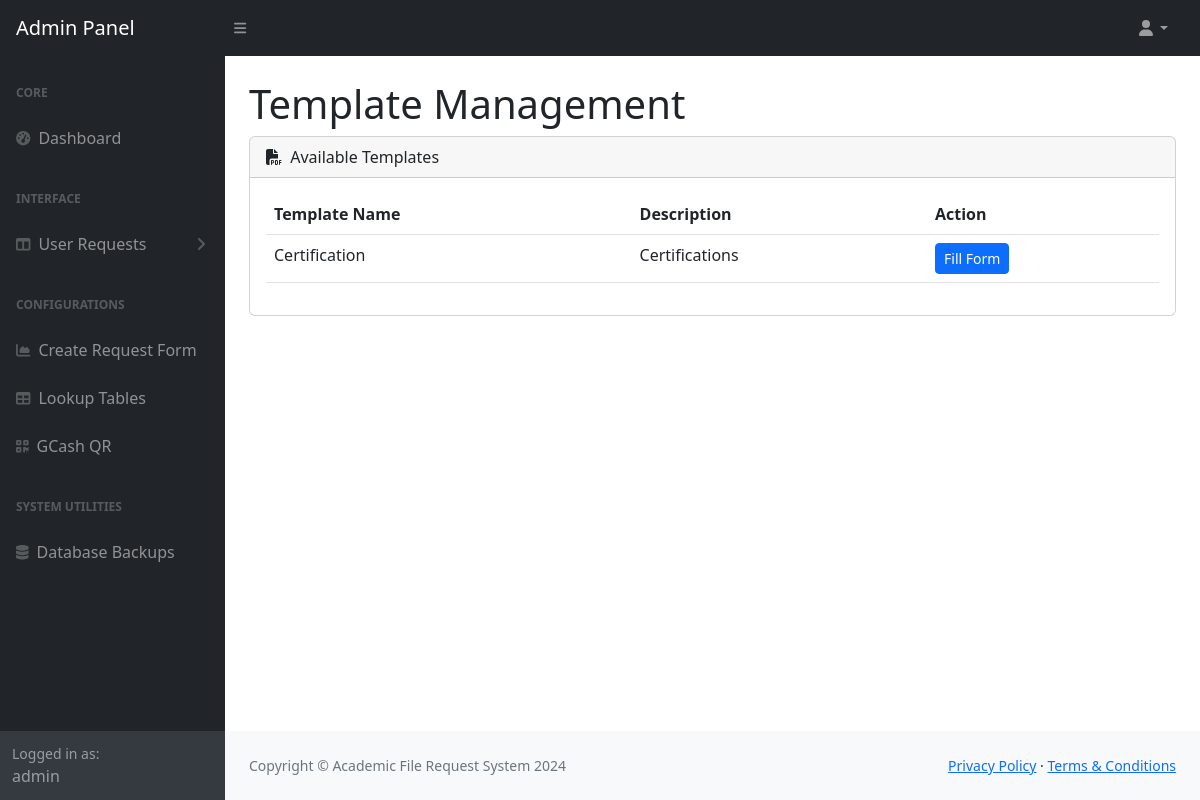
The app's page /admin-panel/reports/ (signed in) with its own data.
### onlinerequest/models.py (models this page shows, shortened)
class User(AbstractBaseUser):
      USER_TYPE_CHOICES = (
        (0, 'unspecified'),
        (1, 'student'),
        (2, 'faculty'),  # Changed from 'teacher' to 'faculty'
        (3, 'alumni'),
        (5, 'admin'),
        (6, 'guest'),
        (7, 'authorized person'),  # Added new option
      )
      student_number = models.CharField(max_length=64, unique=True, blank=True, null=True)
      email = models.EmailField(max_length=254, unique=True)
      password = models.CharField(max_length=256)
      is_active = models.BooleanField(default=False)
      is_staff = models.BooleanField(default=False)  # Required for admin access
      is_superuser = models.BooleanField(default=False)  # Required for full admin permissions
      user_type = models.PositiveSmallIntegerField(choices = USER_TYPE_CHOICES, default = 0)  # Default to unspecified
      USERNAME_FIELD = 'email'
      REQUIRED_FIELDS = []

class ReportTemplate(models.Model):
    name = models.CharField(max_length=255)
    template_file = models.FileField(upload_to='reports/templates/')
    description = models.CharField(max_length=500)
    created_at = models.DateTimeField(auto_now_add=True)

### onlinerequest/views/admin_reports.py (the view)
# urls.py: path('admin-panel/reports/', admin_reports.admin_reports, name='admin_reports'),
def admin_reports(request):
    templates = ReportTemplate.objects.all()
    return render(request, 'admin/admin_reports.html', {'templates': templates})

### onlinerequest/context_processors.py (called while the page is built)
def user_record(request):
    if request.user.is_authenticated:
        try:
            user_record = Record.objects.get(user_number=request.user.student_number)
            return {'user_record': user_record}
        except Record.DoesNotExist:
            return {'user_record': None}
    return {'user_record': None}

def request_forms(request):
    request_forms = Request.objects.all()
    return {'request_forms': request_forms}

def user_profile(request):
    if request.user.is_authenticated:
        try:
            profile = Profile.objects.get(user=request.user)
            return {'user_profile': profile}
        except Profile.DoesNotExist:
            return {'user_profile': None}
    return {'user_profile': None}

def user_requests(request):
    if request.user.is_authenticated:
        from onlinerequest.models import User_Request
        user_requests = User_Request.objects.filter(
            user=request.user,
            request__active=True
        )
        return {'user_requests_global': user_requests}
    return {'user_requests_global': []}

def courses(request):
    all_courses = Course.objects.all()
    return {'all_courses': all_courses}

def document_types(request):
    all_document_types = Document.objects.all().order_by('description')
    return {'all_document_types': all_document_types}

### onlinerequest/templates/admin/admin_reports.html (shortened to what this page needs)
{% load static %}
<!DOCTYPE html>
<html lang="en">
    <head>
        {% include 'header.html' %}
    </head>
    <body class="sb-nav-fixed">
        {% include 'admin/admin-topnav.html' %}
        <div id="layoutSidenav">
            {% include 'admin/admin-sidenav.html' %}
            <div id="layoutSidenav_content">
                <main>
                    <div class="container-fluid px-4">
                        <h1 class="mt-4">Template Management</h1>
                        <div class="card mb-4">
                            <div class="card-header">
                                <i class="fas fa-file-pdf me-1"></i>
                                Available Templates
                            </div>
                            <div class="card-body">
                                <table class="table table-hover">
                                    <thead>
                                        <tr>
                                            <th>Template Name</th>
                                            <th>Description</th>
                                            <th>Action</th>
                                        </tr>
                                    </thead>
                                    <tbody>
                                        {% for template in templates %}
                                        <tr>
                                            <td>{{ template.name }}</td>
                                            <td>{{ template.description }}</td>
                                            <td>
                                                <a href="{% url 'admin_report_form' template.id %}" class="btn btn-primary btn-sm">
                                                    Fill Form
                                                </a>
                                            </td>
                                        </tr>
                                        {% endfor %}
                                    </tbody>
                                </table>
                            </div>
                        </div>
                    </div>
                </main>
                <footer class="py-4 bg-light mt-auto">
                    <div class="container-fluid px-4">
                        <div class="d-flex align-items-center justify-content-between small">
                            <div class="text-muted">Copyright © Academic File Request System 2024</div>
                            <div>
                                <a href="#">Privacy Policy</a>
                                ·
                                <a href="#">Terms & Conditions</a>
                            </div>
                        </div>
                    </div>
                </footer>
            </div>
        </div>
    </body>
</html>

### onlinerequest/templates/admin/admin-sidenav.html (shortened to what this page needs)
<div id="layoutSidenav_nav">
    <nav class="sb-sidenav accordion sb-sidenav-dark" id="sidenavAccordion">
        <div class="sb-sidenav-menu">
            <div class="nav">
                <div class="sb-sidenav-menu-heading">Core</div>
                <a class="nav-link" href="{% url 'admin_dashboard' %}">
                    <div class="sb-nav-link-icon"><i class="fas fa-tachometer-alt"></i></div>
                    Dashboard
                </a>
                <div class="sb-sidenav-menu-heading">Interface</div>
                <a class="nav-link collapsed" href="#" data-bs-toggle="collapse" data-bs-target="#collapseLayouts" aria-expanded="false" aria-controls="collapseLayouts">
                    <div class="sb-nav-link-icon"><i class="fas fa-columns"></i></div>
                    User Requests
                    <div class="sb-sidenav-collapse-arrow"><i class="fas fa-angle-down"></i></div>
                </a>
                <div class="sb-sidenav-menu-heading">Configurations</div>
                <a class="nav-link" href="/admin-panel/request/">
                    <div class="sb-nav-link-icon"><i class="fas fa-chart-area"></i></div>
                    Create Request Form
                </a>
                <a class="nav-link" href="/admin-panel/codetable/">
                    <div class="sb-nav-link-icon"><i class="fas fa-table"></i></div>
                    Lookup Tables
                </a>
                <a class="nav-link" href="/admin-panel/qr-upload/">
                    <div class="sb-nav-link-icon"><i class="fas fa-qrcode"></i></div>
                    GCash QR
                </a>
                <div class="sb-sidenav-menu-heading">System Utilities</div>
                <a class="nav-link" href="{% url 'backup_list' %}">
                    <div class="sb-nav-link-icon"><i class="fas fa-database"></i></div>
                    Database Backups
                </a>
            </div>
        </div>
        <div class="sb-sidenav-footer">
            <div class="small">Logged in as:</div>
            {{ user.email }}
        </div>
    </nav>
</div>

### records on screen
User: email "admin"
ReportTemplate: name "Certification", description "Certifications"
